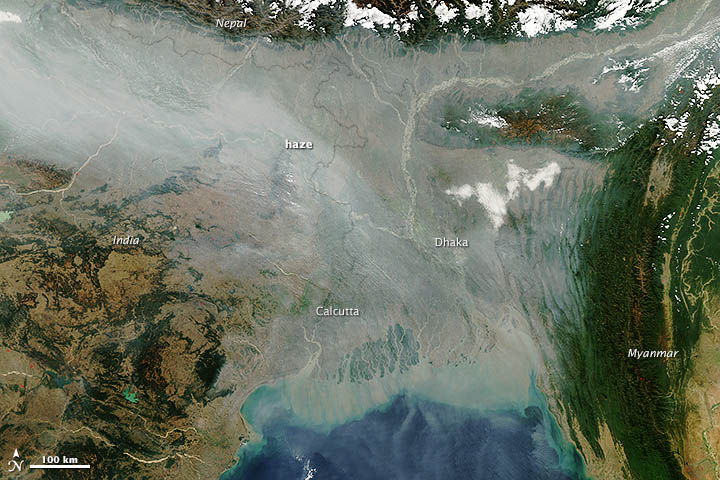
#> input picture assets/samples_src/river_of_haze_india.jpg, 720 x 480 px
$ python prepare_samples.py
#> lines starting #> are read from the running program, lines starting #| are printed output that depends on the picture
"""Resize the public-domain NASA hazy images for the website and write thumbnails.

Sources (Wikimedia Commons, NASA Earth Observatory / GSFC, public domain) are in assets/samples_src/.
"""

import json
from pathlib import Path

from PIL import Image

ROOT = Path(__file__).resolve().parents[1]
SRC, OUT = ROOT / "assets/samples_src", ROOT / "web/samples"

SAMPLES = [
    ("river_of_haze_india.jpg", "A river of haze over the Ganges plain, India (2012)", None),
    ("northern_india.jpg", "Haze over northern India (MODIS)", (0, 380, 900, 979)),
    ("eastern_china.jpg", "Haze over eastern China (MODIS, 2015-12-16)", (0, 40, 660, 620)),
    ("po_valley.jpg", "Haze in the Po Valley, Italy (MODIS, 2019-10-15)", (300, 440, 1200, 860)),
    ("seasonal_india_2024.jpg", "Seasonal haze over northern India (MODIS, 2024-11-02)", (60, 60, 1160, 900)),
]
CREDIT = "NASA Earth Observatory / Goddard Space Flight Center, public domain (via Wikimedia Commons)."


def main(max_side=1024, thumb=160):
#> called with max_side = 1024, thumb = 160
    OUT.mkdir(parents=True, exist_ok=True)
    meta = []
    for name, title, crop in SAMPLES:
        img = Image.open(SRC / name).convert("RGB")
#> img is the input picture: PIL image 720x480 RGB; mean R, G, B 109.3, 116.7, 103.1
        if crop:   # focus on the hazy region instead of the whole MODIS swath
            img = img.crop(crop)
        img.thumbnail((max_side, max_side), Image.LANCZOS)
        img.save(OUT / name, quality=90)
        t = img.copy()
        side = min(t.size)
#> side = 480
        t = t.crop(((t.width - side) // 2, (t.height - side) // 2, (t.width + side) // 2, (t.height + side) // 2))
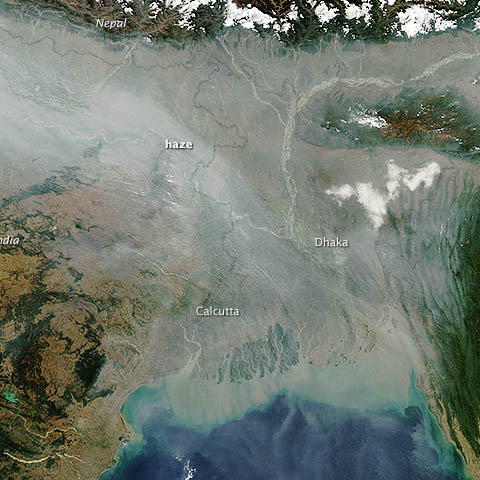
#> t: PIL image 480x480 RGB; mean R, G, B 115.3, 124.1, 115
        t.thumbnail((thumb, thumb), Image.LANCZOS)
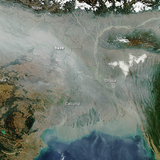
#> t: PIL image 160x160 RGB; mean R, G, B 115.3, 124, 114.9
        t.save(OUT / name.replace(".jpg", "_thumb.jpg"), quality=85)
        meta.append({"file": name, "thumb": name.replace(".jpg", "_thumb.jpg"), "title": title, "credit": CREDIT,
                     "size": list(img.size)})
        print(name, img.size)
#| river_of_haze_india.jpg (720, 480)
#> pass 2 of the loop in main, `for name, title, crop in SAMPLES:`:
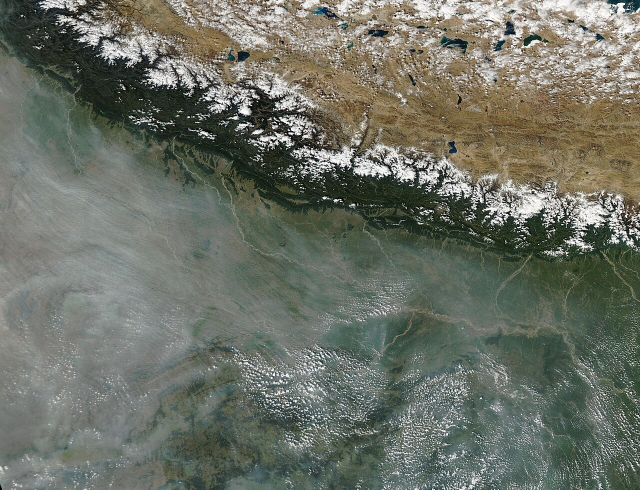
#> input picture assets/samples_src/northern_india.jpg, 1280 x 979 px (shown at 1/2 size)
#> in main, img is the input picture: PIL image 1280x979 RGB; mean R, G, B 108.5, 112.9, 102
#> in main, `img = img.crop(crop)`:
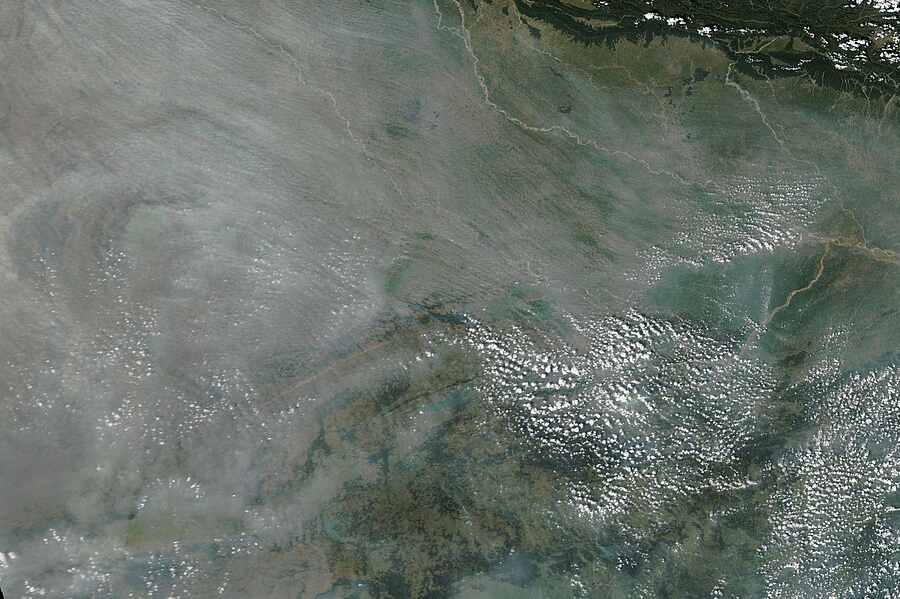
#> img: PIL image 900x599 RGB; mean R, G, B 105.6, 114.2, 107.1
#> in main, `t.thumbnail((thumb, thumb), Image.LANCZOS)`:
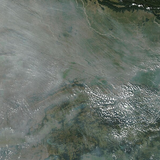
#> t: PIL image 160x160 RGB; mean R, G, B 104.4, 113.3, 105.8
#| northern_india.jpg (900, 599)
#> pass 3 of the loop in main, `for name, title, crop in SAMPLES:`:
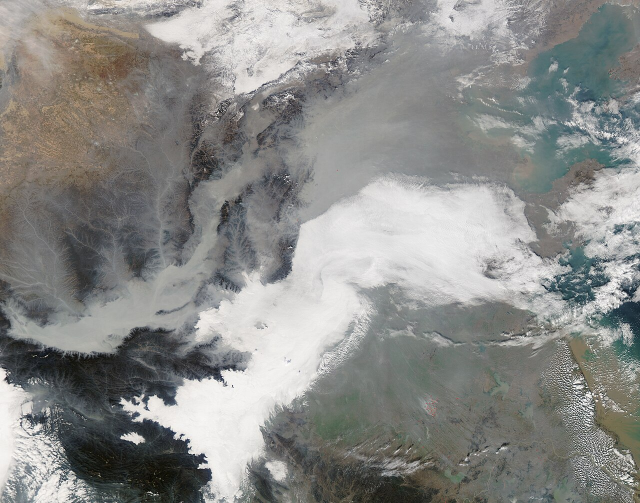
#> input picture assets/samples_src/eastern_china.jpg, 1280 x 1006 px (shown at 1/2 size)
#> in main, img is the input picture: PIL image 1280x1006 RGB; mean R, G, B 138.8, 139.5, 137.1
#> in main, `img = img.crop(crop)`:
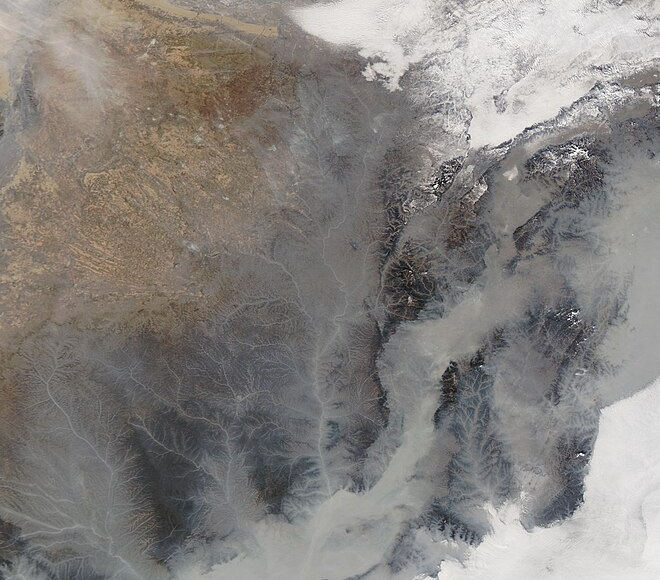
#> img: PIL image 660x580 RGB; mean R, G, B 134.4, 130.6, 127.2
#> in main, `t = t.crop(((t.width - side) // 2, (t.height - side) // 2, (t.width + ..`:
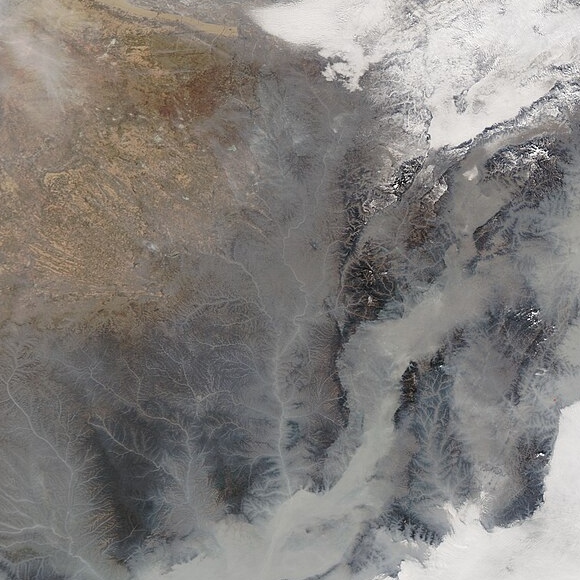
#> t: PIL image 580x580 RGB; mean R, G, B 131.6, 127.9, 124.6
#| eastern_china.jpg (660, 580)
#> the loop made 5 passes; the first 3 are shown
    (OUT / "samples.json").write_text(json.dumps(meta, indent=2))


if __name__ == "__main__":
    main()
